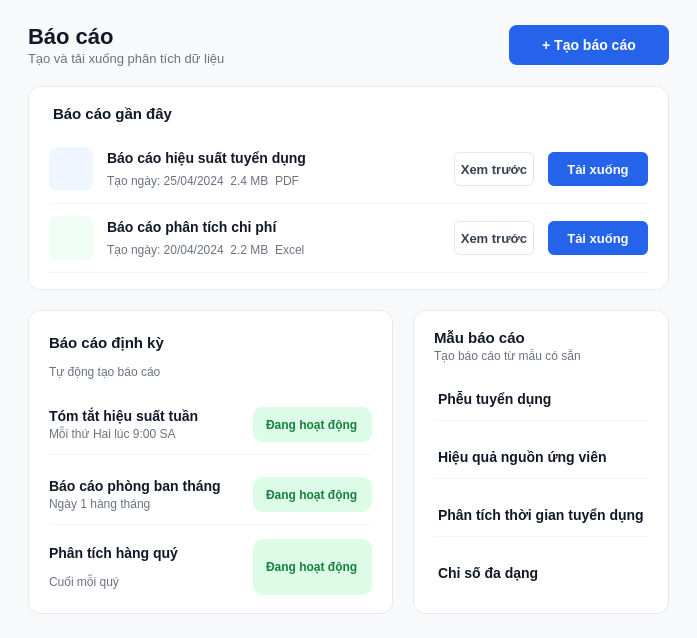
<?xml version="1.0" encoding="UTF-8"?>
<ui version="4.0">
 <class>QuanLyReports</class>
 <widget class="QWidget" name="QuanLyReports">
  <property name="styleSheet">
   <string notr="true">* { font-family: &apos;Inter&apos;, &apos;Segoe UI&apos;, sans-serif; }</string>
  </property>
  <layout class="QVBoxLayout" name="outerLayout">
   <property name="spacing">
    <number>0</number>
   </property>
   <property name="leftMargin">
    <number>0</number>
   </property>
   <property name="topMargin">
    <number>0</number>
   </property>
   <property name="rightMargin">
    <number>0</number>
   </property>
   <property name="bottomMargin">
    <number>0</number>
   </property>
   <item>
    <widget class="QWidget" name="mainArea">
     <property name="styleSheet">
      <string notr="true">QWidget#mainArea { background-color: #F8F9FA; }</string>
     </property>
     <layout class="QVBoxLayout" name="mainAreaLayout">
      <property name="spacing">
       <number>20</number>
      </property>
      <property name="leftMargin">
       <number>28</number>
      </property>
      <property name="topMargin">
       <number>24</number>
      </property>
      <property name="rightMargin">
       <number>28</number>
      </property>
      <property name="bottomMargin">
       <number>24</number>
      </property>
      <item>
       <layout class="QHBoxLayout" name="reportPageHeaderLayout">
        <property name="spacing">
         <number>12</number>
        </property>
        <item>
         <layout class="QVBoxLayout" name="reportPageTitleBlock">
          <property name="spacing">
           <number>2</number>
          </property>
          <item>
           <widget class="QLabel" name="reportPageTitle">
            <property name="styleSheet">
             <string notr="true">QLabel { font-size: 22px; font-weight: 700; color: #111827; background: transparent; border: none; }</string>
            </property>
            <property name="text">
             <string>Báo cáo</string>
            </property>
           </widget>
          </item>
          <item>
           <widget class="QLabel" name="reportPageSubTitle">
            <property name="styleSheet">
             <string notr="true">QLabel { font-size: 13px; color: #6B7280; background: transparent; border: none; }</string>
            </property>
            <property name="text">
             <string>Tạo và tải xuống phân tích dữ liệu</string>
            </property>
           </widget>
          </item>
         </layout>
        </item>
        <item>
         <spacer name="reportHeaderSpacer">
          <property name="orientation">
           <enum>Qt::Horizontal</enum>
          </property>
          <property name="sizeHint" stdset="0">
           <size>
            <width>40</width>
            <height>20</height>
           </size>
          </property>
         </spacer>
        </item>
        <item>
         <widget class="QPushButton" name="btnGenerateReport">
          <property name="minimumSize">
           <size>
            <width>160</width>
            <height>40</height>
           </size>
          </property>
          <property name="styleSheet">
           <string notr="true">QPushButton { background-color: #2563EB; color: #FFFFFF; border: none; border-radius: 8px; font-size: 14px; font-weight: 600; padding: 0px 18px; } QPushButton:hover { background-color: #1D4ED8; }</string>
          </property>
          <property name="text">
           <string>+ Tạo báo cáo</string>
          </property>
         </widget>
        </item>
       </layout>
      </item>
      <item>
       <widget class="QFrame" name="recentReportsCard">
        <property name="styleSheet">
         <string notr="true">QFrame#recentReportsCard { background-color: #FFFFFF; border-radius: 12px; border: 1px solid #E5E7EB; }</string>
        </property>
        <layout class="QVBoxLayout" name="recentReportsLayout">
         <property name="spacing">
          <number>0</number>
         </property>
         <property name="leftMargin">
          <number>20</number>
         </property>
         <property name="topMargin">
          <number>18</number>
         </property>
         <property name="rightMargin">
          <number>20</number>
         </property>
         <property name="bottomMargin">
          <number>8</number>
         </property>
         <item>
          <widget class="QLabel" name="recentReportsTitle">
           <property name="styleSheet">
            <string notr="true">QLabel { font-size: 15px; font-weight: 700; color: #111827; background: transparent; border: none; padding-bottom: 4px; }</string>
           </property>
           <property name="text">
            <string>Báo cáo gần đây</string>
           </property>
          </widget>
         </item>
         <item>
          <widget class="QFrame" name="reportItemsContainer">
           <property name="styleSheet">
            <string notr="true">QFrame { background: transparent; border: none; }</string>
           </property>
           <layout class="QVBoxLayout" name="reportItemsLayout">
            <property name="spacing">
             <number>0</number>
            </property>
            <property name="leftMargin">
             <number>0</number>
            </property>
            <property name="topMargin">
             <number>8</number>
            </property>
            <property name="rightMargin">
             <number>0</number>
            </property>
            <property name="bottomMargin">
             <number>8</number>
            </property>
            <item>
             <widget class="QFrame" name="reportItem1">
              <property name="styleSheet">
               <string notr="true">QFrame { background: transparent; border: none; border-bottom: 1px solid #F3F4F6; }</string>
              </property>
              <layout class="QHBoxLayout" name="reportItem1Layout">
               <property name="spacing">
                <number>14</number>
               </property>
               <property name="leftMargin">
                <number>0</number>
               </property>
               <property name="topMargin">
                <number>12</number>
               </property>
               <property name="rightMargin">
                <number>0</number>
               </property>
               <property name="bottomMargin">
                <number>12</number>
               </property>
               <item>
                <widget class="QLabel" name="reportIcon1">
                 <property name="minimumSize">
                  <size>
                   <width>44</width>
                   <height>44</height>
                  </size>
                 </property>
                 <property name="maximumSize">
                  <size>
                   <width>44</width>
                   <height>44</height>
                  </size>
                 </property>
                 <property name="styleSheet">
                  <string notr="true">QLabel { background-color: #EFF6FF; border-radius: 8px; border: none; }</string>
                 </property>
                 <property name="text">
                  <string/>
                 </property>
                 <property name="alignment">
                  <set>Qt::AlignCenter</set>
                 </property>
                </widget>
               </item>
               <item>
                <layout class="QVBoxLayout" name="reportText1Layout">
                 <property name="spacing">
                  <number>2</number>
                 </property>
                 <item>
                  <widget class="QLabel" name="reportName1">
                   <property name="styleSheet">
                    <string notr="true">QLabel { font-size: 14px; font-weight: 600; color: #111827; background: transparent; border: none; }</string>
                   </property>
                   <property name="text">
                    <string>Báo cáo hiệu suất tuyển dụng</string>
                   </property>
                  </widget>
                 </item>
                 <item>
                  <widget class="QLabel" name="reportMeta1">
                   <property name="styleSheet">
                    <string notr="true">QLabel { font-size: 12px; color: #6B7280; background: transparent; border: none; }</string>
                   </property>
                   <property name="text">
                    <string>Tạo ngày: 25/04/2024  2.4 MB  PDF</string>
                   </property>
                  </widget>
                 </item>
                </layout>
               </item>
               <item>
                <spacer name="reportSpacer1">
                 <property name="orientation">
                  <enum>Qt::Horizontal</enum>
                 </property>
                 <property name="sizeHint" stdset="0">
                  <size>
                   <width>40</width>
                   <height>20</height>
                  </size>
                 </property>
                </spacer>
               </item>
               <item>
                <widget class="QPushButton" name="btnPreview1">
                 <property name="minimumSize">
                  <size>
                   <width>80</width>
                   <height>34</height>
                  </size>
                 </property>
                 <property name="styleSheet">
                  <string notr="true">QPushButton { background: #FFFFFF; color: #374151; border: 1px solid #E5E7EB; border-radius: 6px; font-size: 13px; font-weight: 500; } QPushButton:hover { border-color: #2563EB; color: #2563EB; }</string>
                 </property>
                 <property name="text">
                  <string>Xem trước</string>
                 </property>
                </widget>
               </item>
               <item>
                <widget class="QPushButton" name="btnDownload1">
                 <property name="minimumSize">
                  <size>
                   <width>100</width>
                   <height>34</height>
                  </size>
                 </property>
                 <property name="styleSheet">
                  <string notr="true">QPushButton { background: #2563EB; color: #FFFFFF; border: none; border-radius: 6px; font-size: 13px; font-weight: 600; } QPushButton:hover { background: #1D4ED8; }</string>
                 </property>
                 <property name="text">
                  <string>Tải xuống</string>
                 </property>
                </widget>
               </item>
              </layout>
             </widget>
            </item>
            <item>
             <widget class="QFrame" name="reportItem2">
              <property name="styleSheet">
               <string notr="true">QFrame { background: transparent; border: none; border-bottom: 1px solid #F3F4F6; }</string>
              </property>
              <layout class="QHBoxLayout" name="reportItem2Layout">
               <property name="spacing">
                <number>14</number>
               </property>
               <property name="leftMargin">
                <number>0</number>
               </property>
               <property name="topMargin">
                <number>12</number>
               </property>
               <property name="rightMargin">
                <number>0</number>
               </property>
               <property name="bottomMargin">
                <number>12</number>
               </property>
               <item>
                <widget class="QLabel" name="reportIcon2">
                 <property name="minimumSize">
                  <size>
                   <width>44</width>
                   <height>44</height>
                  </size>
                 </property>
                 <property name="maximumSize">
                  <size>
                   <width>44</width>
                   <height>44</height>
                  </size>
                 </property>
                 <property name="styleSheet">
                  <string notr="true">QLabel { background-color: #F0FDF4; border-radius: 8px; border: none; }</string>
                 </property>
                 <property name="text">
                  <string/>
                 </property>
                 <property name="alignment">
                  <set>Qt::AlignCenter</set>
                 </property>
                </widget>
               </item>
               <item>
                <layout class="QVBoxLayout" name="reportText2Layout">
                 <property name="spacing">
                  <number>2</number>
                 </property>
                 <item>
                  <widget class="QLabel" name="reportName2">
                   <property name="styleSheet">
                    <string notr="true">QLabel { font-size: 14px; font-weight: 600; color: #111827; background: transparent; border: none; }</string>
                   </property>
                   <property name="text">
                    <string>Báo cáo phân tích chi phí</string>
                   </property>
                  </widget>
                 </item>
                 <item>
                  <widget class="QLabel" name="reportMeta2">
                   <property name="styleSheet">
                    <string notr="true">QLabel { font-size: 12px; color: #6B7280; background: transparent; border: none; }</string>
                   </property>
                   <property name="text">
                    <string>Tạo ngày: 20/04/2024  2.2 MB  Excel</string>
                   </property>
                  </widget>
                 </item>
                </layout>
               </item>
               <item>
                <spacer name="reportSpacer2">
                 <property name="orientation">
                  <enum>Qt::Horizontal</enum>
                 </property>
                 <property name="sizeHint" stdset="0">
                  <size>
                   <width>40</width>
                   <height>20</height>
                  </size>
                 </property>
                </spacer>
               </item>
               <item>
                <widget class="QPushButton" name="btnPreview2">
                 <property name="minimumSize">
                  <size>
                   <width>80</width>
                   <height>34</height>
                  </size>
                 </property>
                 <property name="styleSheet">
                  <string notr="true">QPushButton { background: #FFFFFF; color: #374151; border: 1px solid #E5E7EB; border-radius: 6px; font-size: 13px; font-weight: 500; } QPushButton:hover { border-color: #2563EB; color: #2563EB; }</string>
                 </property>
                 <property name="text">
                  <string>Xem trước</string>
                 </property>
                </widget>
               </item>
               <item>
                <widget class="QPushButton" name="btnDownload2">
                 <property name="minimumSize">
                  <size>
                   <width>100</width>
                   <height>34</height>
                  </size>
                 </property>
                 <property name="styleSheet">
                  <string notr="true">QPushButton { background: #2563EB; color: #FFFFFF; border: none; border-radius: 6px; font-size: 13px; font-weight: 600; } QPushButton:hover { background: #1D4ED8; }</string>
                 </property>
                 <property name="text">
                  <string>Tải xuống</string>
                 </property>
                </widget>
               </item>
              </layout>
             </widget>
            </item>
           </layout>
          </widget>
         </item>
        </layout>
       </widget>
      </item>
      <item>
       <layout class="QHBoxLayout" name="reportBottomLayout">
        <property name="spacing">
         <number>20</number>
        </property>
        <item>
         <widget class="QFrame" name="scheduledCard">
          <property name="styleSheet">
           <string notr="true">QFrame#scheduledCard { background-color: #FFFFFF; border-radius: 12px; border: 1px solid #E5E7EB; }</string>
          </property>
          <layout class="QVBoxLayout" name="scheduledCardLayout">
           <property name="spacing">
            <number>14</number>
           </property>
           <property name="leftMargin">
            <number>20</number>
           </property>
           <property name="topMargin">
            <number>18</number>
           </property>
           <property name="rightMargin">
            <number>20</number>
           </property>
           <property name="bottomMargin">
            <number>18</number>
           </property>
           <item>
            <layout class="QVBoxLayout" name="scheduledTitleBlock">
             <property name="spacing">
              <number>2</number>
             </property>
             <item>
              <widget class="QLabel" name="scheduledTitle">
               <property name="styleSheet">
                <string notr="true">QLabel { font-size: 15px; font-weight: 700; color: #111827; background: transparent; border: none; }</string>
               </property>
               <property name="text">
                <string>Báo cáo định kỳ</string>
               </property>
              </widget>
             </item>
             <item>
              <widget class="QLabel" name="scheduledSubTitle">
               <property name="styleSheet">
                <string notr="true">QLabel { font-size: 12px; color: #6B7280; background: transparent; border: none; }</string>
               </property>
               <property name="text">
                <string>Tự động tạo báo cáo</string>
               </property>
              </widget>
             </item>
            </layout>
           </item>
           <item>
            <widget class="QFrame" name="sched1">
             <property name="styleSheet">
              <string notr="true">QFrame { background: transparent; border: none; border-bottom: 1px solid #F3F4F6; }</string>
             </property>
             <layout class="QHBoxLayout" name="sched1Layout">
              <property name="leftMargin">
               <number>0</number>
              </property>
              <property name="topMargin">
               <number>8</number>
              </property>
              <property name="rightMargin">
               <number>0</number>
              </property>
              <property name="bottomMargin">
               <number>12</number>
              </property>
              <property name="spacing">
               <number>12</number>
              </property>
              <item>
               <layout class="QVBoxLayout" name="sched1TextLayout">
                <property name="spacing">
                 <number>2</number>
                </property>
                <item>
                 <widget class="QLabel" name="sched1Name">
                  <property name="styleSheet">
                   <string notr="true">QLabel { font-size: 14px; font-weight: 600; color: #111827; background: transparent; border: none; }</string>
                  </property>
                  <property name="text">
                   <string>Tóm tắt hiệu suất tuần</string>
                  </property>
                 </widget>
                </item>
                <item>
                 <widget class="QLabel" name="sched1Meta">
                  <property name="styleSheet">
                   <string notr="true">QLabel { font-size: 12px; color: #6B7280; background: transparent; border: none; }</string>
                  </property>
                  <property name="text">
                   <string>Mỗi thứ Hai lúc 9:00 SA</string>
                  </property>
                 </widget>
                </item>
               </layout>
              </item>
              <item>
               <spacer name="sched1Spacer">
                <property name="orientation">
                 <enum>Qt::Horizontal</enum>
                </property>
                <property name="sizeHint" stdset="0">
                 <size>
                  <width>20</width>
                  <height>20</height>
                 </size>
                </property>
               </spacer>
              </item>
              <item>
               <widget class="QLabel" name="sched1Badge">
                <property name="styleSheet">
                 <string notr="true">QLabel { background-color: #DCFCE7; color: #15803D; font-size: 12px; font-weight: 600; border-radius: 10px; padding: 3px 10px; border: none; }</string>
                </property>
                <property name="text">
                 <string>Đang hoạt động</string>
                </property>
               </widget>
              </item>
             </layout>
            </widget>
           </item>
           <item>
            <widget class="QFrame" name="sched2">
             <property name="styleSheet">
              <string notr="true">QFrame { background: transparent; border: none; border-bottom: 1px solid #F3F4F6; }</string>
             </property>
             <layout class="QHBoxLayout" name="sched2Layout">
              <property name="leftMargin">
               <number>0</number>
              </property>
              <property name="topMargin">
               <number>8</number>
              </property>
              <property name="rightMargin">
               <number>0</number>
              </property>
              <property name="bottomMargin">
               <number>12</number>
              </property>
              <property name="spacing">
               <number>12</number>
              </property>
              <item>
               <layout class="QVBoxLayout" name="sched2TextLayout">
                <property name="spacing">
                 <number>2</number>
                </property>
                <item>
                 <widget class="QLabel" name="sched2Name">
                  <property name="styleSheet">
                   <string notr="true">QLabel { font-size: 14px; font-weight: 600; color: #111827; background: transparent; border: none; }</string>
                  </property>
                  <property name="text">
                   <string>Báo cáo phòng ban tháng</string>
                  </property>
                 </widget>
                </item>
                <item>
                 <widget class="QLabel" name="sched2Meta">
                  <property name="styleSheet">
                   <string notr="true">QLabel { font-size: 12px; color: #6B7280; background: transparent; border: none; }</string>
                  </property>
                  <property name="text">
                   <string>Ngày 1 hàng tháng</string>
                  </property>
                 </widget>
                </item>
               </layout>
              </item>
              <item>
               <spacer name="sched2Spacer">
                <property name="orientation">
                 <enum>Qt::Horizontal</enum>
                </property>
                <property name="sizeHint" stdset="0">
                 <size>
                  <width>20</width>
                  <height>20</height>
                 </size>
                </property>
               </spacer>
              </item>
              <item>
               <widget class="QLabel" name="sched2Badge">
                <property name="styleSheet">
                 <string notr="true">QLabel { background-color: #DCFCE7; color: #15803D; font-size: 12px; font-weight: 600; border-radius: 10px; padding: 3px 10px; border: none; }</string>
                </property>
                <property name="text">
                 <string>Đang hoạt động</string>
                </property>
               </widget>
              </item>
             </layout>
            </widget>
           </item>
           <item>
            <layout class="QHBoxLayout" name="sched3Layout">
             <property name="spacing">
              <number>12</number>
             </property>
             <item>
              <layout class="QVBoxLayout" name="sched3TextLayout">
               <property name="spacing">
                <number>2</number>
               </property>
               <item>
                <widget class="QLabel" name="sched3Name">
                 <property name="styleSheet">
                  <string notr="true">QLabel { font-size: 14px; font-weight: 600; color: #111827; background: transparent; border: none; }</string>
                 </property>
                 <property name="text">
                  <string>Phân tích hàng quý</string>
                 </property>
                </widget>
               </item>
               <item>
                <widget class="QLabel" name="sched3Meta">
                 <property name="styleSheet">
                  <string notr="true">QLabel { font-size: 12px; color: #6B7280; background: transparent; border: none; }</string>
                 </property>
                 <property name="text">
                  <string>Cuối mỗi quý</string>
                 </property>
                </widget>
               </item>
              </layout>
             </item>
             <item>
              <spacer name="sched3Spacer">
               <property name="orientation">
                <enum>Qt::Horizontal</enum>
               </property>
               <property name="sizeHint" stdset="0">
                <size>
                 <width>20</width>
                 <height>20</height>
                </size>
               </property>
              </spacer>
             </item>
             <item>
              <widget class="QLabel" name="sched3Badge">
               <property name="styleSheet">
                <string notr="true">QLabel { background-color: #DCFCE7; color: #15803D; font-size: 12px; font-weight: 600; border-radius: 10px; padding: 3px 10px; border: none; }</string>
               </property>
               <property name="text">
                <string>Đang hoạt động</string>
               </property>
              </widget>
             </item>
            </layout>
           </item>
          </layout>
         </widget>
        </item>
        <item>
         <widget class="QFrame" name="templatesCard">
          <property name="styleSheet">
           <string notr="true">QFrame#templatesCard { background-color: #FFFFFF; border-radius: 12px; border: 1px solid #E5E7EB; }</string>
          </property>
          <layout class="QVBoxLayout" name="templatesCardLayout">
           <property name="spacing">
            <number>14</number>
           </property>
           <property name="leftMargin">
            <number>20</number>
           </property>
           <property name="topMargin">
            <number>18</number>
           </property>
           <property name="rightMargin">
            <number>20</number>
           </property>
           <property name="bottomMargin">
            <number>18</number>
           </property>
           <item>
            <layout class="QVBoxLayout" name="templatesTitleBlock">
             <property name="spacing">
              <number>2</number>
             </property>
             <item>
              <widget class="QLabel" name="templatesTitle">
               <property name="styleSheet">
                <string notr="true">QLabel { font-size: 15px; font-weight: 700; color: #111827; background: transparent; border: none; }</string>
               </property>
               <property name="text">
                <string>Mẫu báo cáo</string>
               </property>
              </widget>
             </item>
             <item>
              <widget class="QLabel" name="templatesSubTitle">
               <property name="styleSheet">
                <string notr="true">QLabel { font-size: 12px; color: #6B7280; background: transparent; border: none; }</string>
               </property>
               <property name="text">
                <string>Tạo báo cáo từ mẫu có sẵn</string>
               </property>
              </widget>
             </item>
            </layout>
           </item>
           <item>
            <widget class="QPushButton" name="btnTemplate1">
             <property name="minimumSize">
              <size>
               <width>0</width>
               <height>44</height>
              </size>
             </property>
             <property name="styleSheet">
              <string notr="true">QPushButton { background: transparent; color: #111827; border: none; border-bottom: 1px solid #F3F4F6; text-align: left; font-size: 14px; font-weight: 600; padding: 0px 4px; } QPushButton:hover { color: #2563EB; }</string>
             </property>
             <property name="text">
              <string>Phễu tuyển dụng</string>
             </property>
            </widget>
           </item>
           <item>
            <widget class="QPushButton" name="btnTemplate2">
             <property name="minimumSize">
              <size>
               <width>0</width>
               <height>44</height>
              </size>
             </property>
             <property name="styleSheet">
              <string notr="true">QPushButton { background: transparent; color: #111827; border: none; border-bottom: 1px solid #F3F4F6; text-align: left; font-size: 14px; font-weight: 600; padding: 0px 4px; } QPushButton:hover { color: #2563EB; }</string>
             </property>
             <property name="text">
              <string>Hiệu quả nguồn ứng viên</string>
             </property>
            </widget>
           </item>
           <item>
            <widget class="QPushButton" name="btnTemplate3">
             <property name="minimumSize">
              <size>
               <width>0</width>
               <height>44</height>
              </size>
             </property>
             <property name="styleSheet">
              <string notr="true">QPushButton { background: transparent; color: #111827; border: none; border-bottom: 1px solid #F3F4F6; text-align: left; font-size: 14px; font-weight: 600; padding: 0px 4px; } QPushButton:hover { color: #2563EB; }</string>
             </property>
             <property name="text">
              <string>Phân tích thời gian tuyển dụng</string>
             </property>
            </widget>
           </item>
           <item>
            <widget class="QPushButton" name="btnTemplate4">
             <property name="minimumSize">
              <size>
               <width>0</width>
               <height>44</height>
              </size>
             </property>
             <property name="styleSheet">
              <string notr="true">QPushButton { background: transparent; color: #111827; border: none; text-align: left; font-size: 14px; font-weight: 600; padding: 0px 4px; } QPushButton:hover { color: #2563EB; }</string>
             </property>
             <property name="text">
              <string>Chỉ số đa dạng</string>
             </property>
            </widget>
           </item>
          </layout>
         </widget>
        </item>
       </layout>
      </item>
     </layout>
    </widget>
   </item>
  </layout>
 </widget>
 <resources/>
 <connections/>
</ui>
